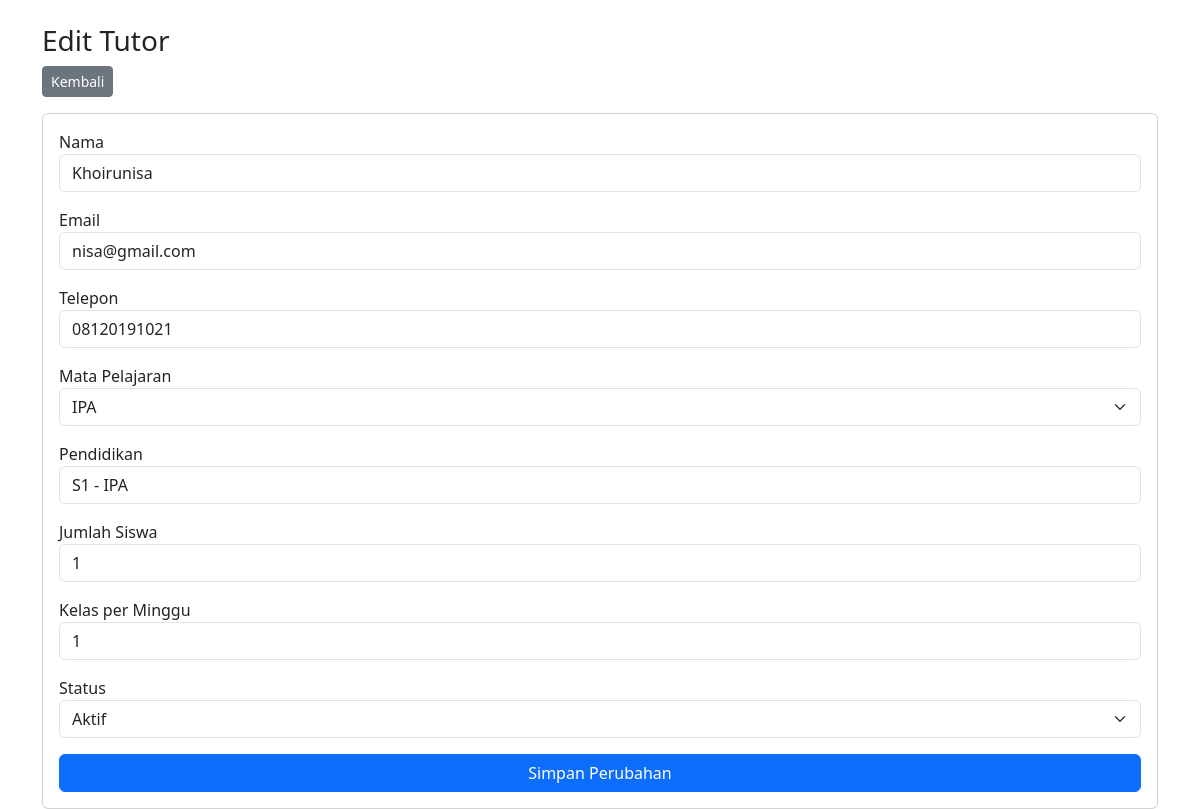
Page /admin/tutor-edit.php?id_tutor=1 (signed in) on the committed database.
### tables this page shows
CREATE TABLE `tutor` (
  `id_tutor` int NOT NULL,
  `nama_tutor` varchar(100) NOT NULL,
  `email` varchar(100) NOT NULL,
  `telepon` varchar(20) DEFAULT NULL,
  `id_mapel` int NOT NULL,
  `pendidikan` varchar(100) NOT NULL,
  `pengalaman` int NOT NULL,
  `alamat` text NOT NULL,
  `status` enum('aktif','nonaktif','cuti') DEFAULT 'aktif',
  `created_at` timestamp NULL DEFAULT CURRENT_TIMESTAMP,
  `foto` varchar(255) DEFAULT NULL
);

CREATE TABLE `mapel` (
  `id_mapel` int NOT NULL,
  `nama_mapel` varchar(50) DEFAULT NULL,
  `kode_mapel` varchar(20) DEFAULT NULL,
  `jenjang` enum('SD','SMP','SMA') DEFAULT NULL,
  `kurikulum` varchar(50) DEFAULT NULL,
  `deskripsi` text,
  `status` enum('Aktif','Nonaktif') DEFAULT 'Aktif',
  `created_at` timestamp NULL DEFAULT CURRENT_TIMESTAMP,
  `updated_at` datetime DEFAULT NULL
);

### admin/tutor-edit.php (the view, shortened to what this page needs)
<?php
require "../config.php";
$id_tutor = $_GET['id_tutor'] ?? 0;
$q = mysqli_query($conn, "SELECT * FROM tutor WHERE id_tutor='$id_tutor'");
$data = mysqli_fetch_assoc($q);
$qSiswa = mysqli_query($conn, "
    SELECT COUNT(DISTINCT s.id_siswa) AS total_siswa
    FROM jadwal j
    JOIN siswa s ON s.id_kelas = j.id_kelas
    WHERE j.id_tutor = '$id_tutor'
");
$siswa = mysqli_fetch_assoc($qSiswa);
$qKelasMinggu = mysqli_query($conn, "
    SELECT COUNT(*) AS total_kelas
    FROM jadwal
    WHERE id_tutor = '$id_tutor'
");
$kelasMinggu = mysqli_fetch_assoc($qKelasMinggu);
$mapelList = mysqli_query($conn, "SELECT * FROM mapel ORDER BY nama_mapel ASC");
?>
<!DOCTYPE html>
<html>
<head>
    <link href="https://cdn.jsdelivr.net/npm/bootstrap@5.3.0/dist/css/bootstrap.min.css" rel="stylesheet">
</head>
<body>
    <div class="container mt-4">
        <h3>Edit Tutor</h3>
        <a href="tutor.php" class="btn btn-secondary btn-sm mb-3">Kembali</a>
        <form method="POST">
            <div class="card p-3">
                <div class="mb-3">
                    <label>Nama</label>
                    <input type="text" name="nama" value="<?= $data['nama_tutor'] ?>" class="form-control">
                </div>
                <div class="mb-3">
                    <label>Email</label>
                    <input type="email" name="email" value="<?= $data['email'] ?>" class="form-control">
                </div>
                <div class="mb-3">
                    <label>Telepon</label>
                    <input type="text" name="telepon" value="<?= $data['telepon'] ?>" class="form-control">
                </div>
                <div class="mb-3">
                    <label>Mata Pelajaran</label>
                    <select name="mapel" class="form-select">
                        <?php while ($m = mysqli_fetch_assoc($mapelList)) { ?>
                            <option value="<?= $m['id_mapel'] ?>"
                                <?= $data['id_mapel'] == $m['id_mapel'] ? 'selected' : '' ?>>
                                <?= $m['nama_mapel'] ?>
                            </option>
                        <?php } ?>
                    </select>
                </div>
                <div class="mb-3">
                    <label>Pendidikan</label>
                    <input type="text" name="pendidikan" value="<?= $data['pendidikan'] ?>" class="form-control">
                </div>
                <div class="mb-3">
                    <label>Jumlah Siswa</label>
                    <input type="number"
                        class="form-control"
                        value="<?= $siswa['total_siswa'] ?>"
                        readonly>
                </div>
                <div class="mb-3">
                    <label>Kelas per Minggu</label>
                    <input type="number"
                        class="form-control"
                        value="<?= $kelasMinggu['total_kelas'] ?>"
                        readonly>
                </div>
                <div class="mb-3">
                    <label>Status</label>
                    <select name="status" class="form-select">
                        <option value="Aktif" <?= $data['status'] == "Aktif" ? "selected" : "" ?>>Aktif</option>
                    </select>
                </div>
                <button type="submit" name="submit" class="btn btn-primary">Simpan Perubahan</button>
            </div>
        </form>
    </div>
</body>
</html>

### rows in the picture
tutor: nama "Khoirunisa", email "nisa@gmail.com", telepon "08120191021", mapel "IPA", pendidikan "S1 - IPA"
